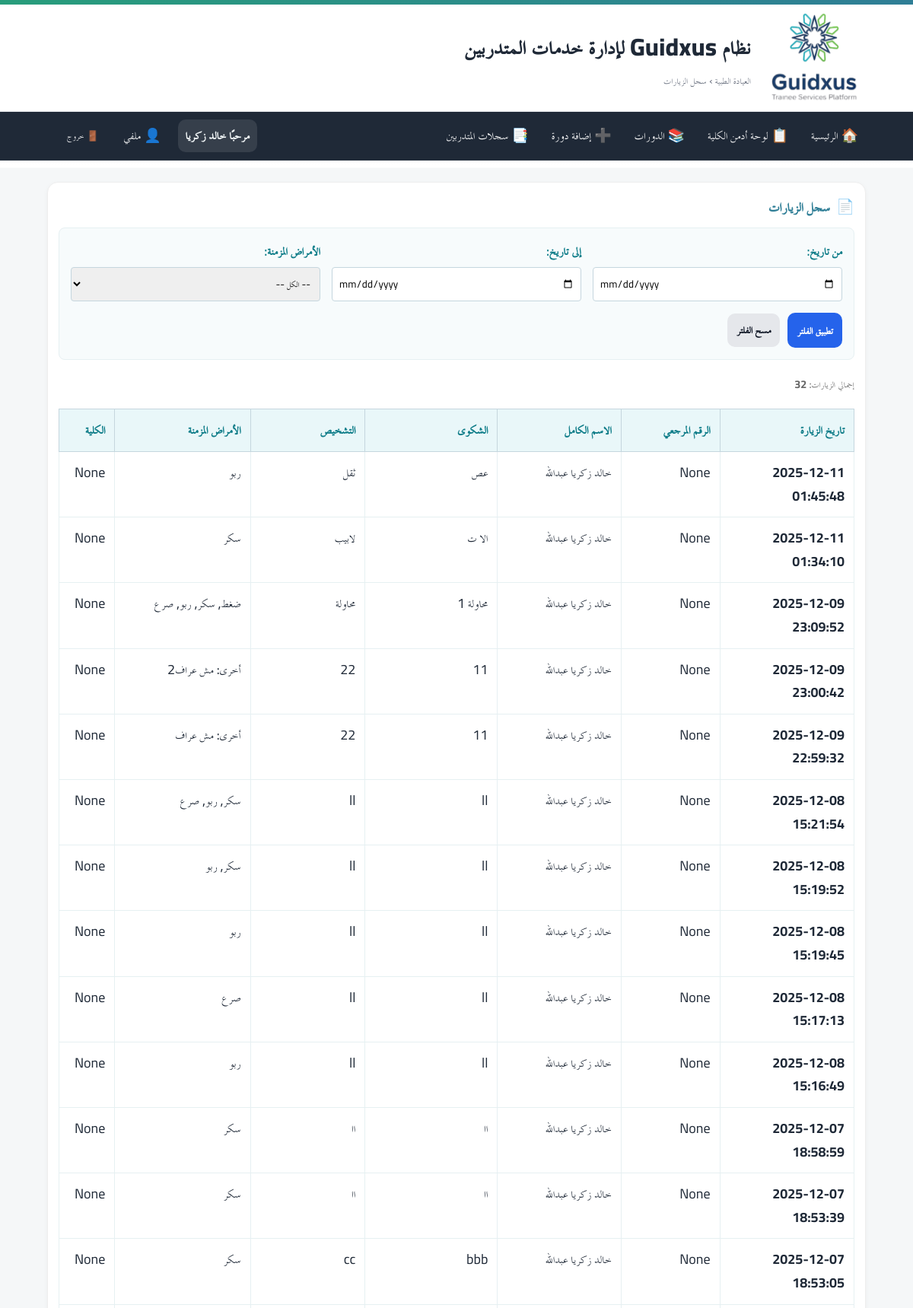
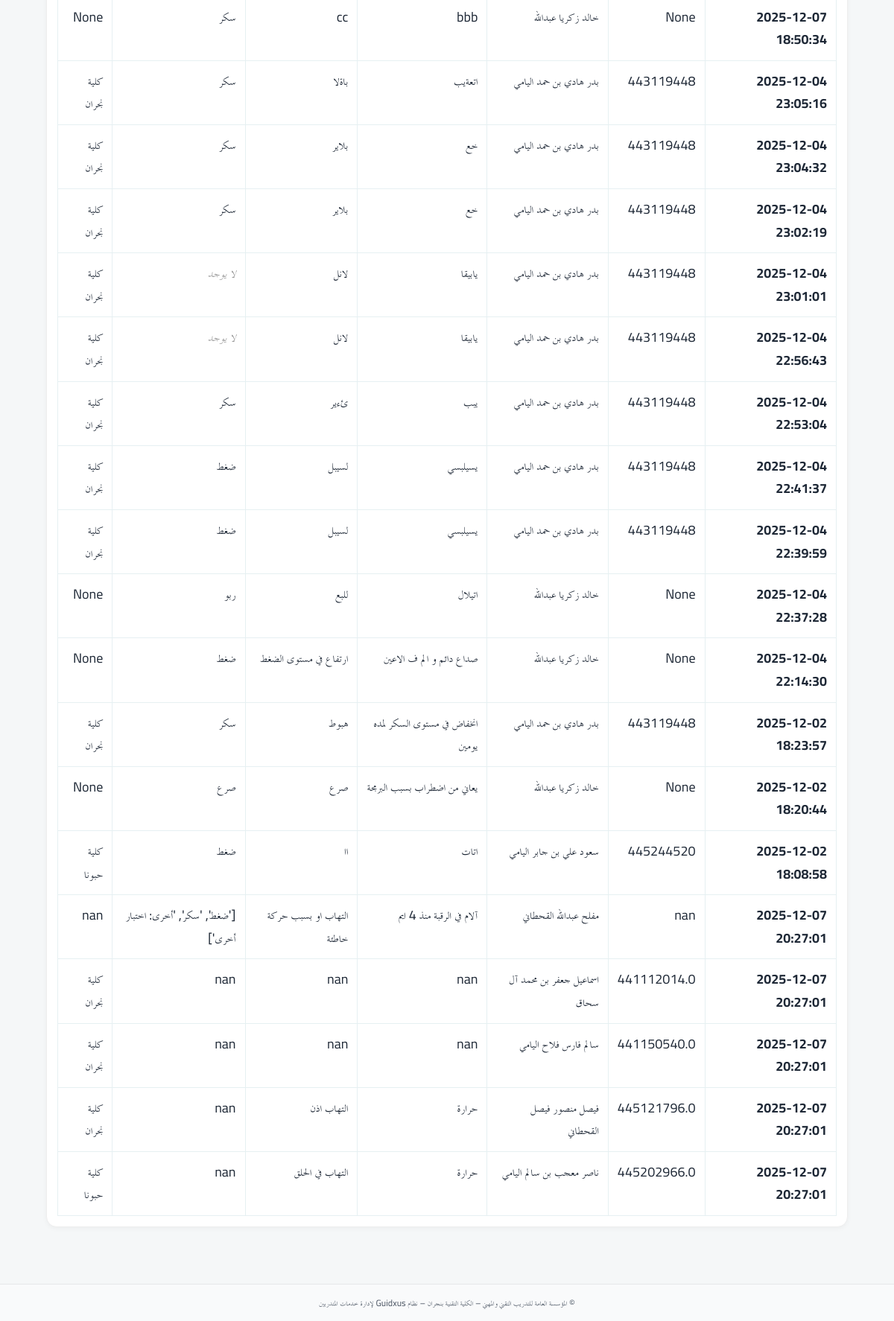
Page /clinic/visits (signed in) on the committed database (2 pictures, top to bottom).
### app/models.py (models this page shows)
class User(Base):
    __tablename__ = "users"
    id = Column(Integer, primary_key=True, autoincrement=True)
    full_name = Column(String(255), nullable=False)
    username = Column(String(100), unique=True, nullable=False, index=True)
    password_hash = Column(String(255), nullable=False)
    is_admin = Column(Boolean, default=False, nullable=False)   # سوبر أدمن (صلاحيات كاملة)
    is_college_admin = Column(Boolean, default=False, nullable=False)  # أدمن كلية (صلاحيات في نطاق كلية واحدة)
    college_admin_college = Column(String(255), nullable=True)  # الكلية التي يديرها أدمن الكلية
    is_hod = Column(Boolean, default=False, nullable=False)      # رئيس قسم؟
    is_doc = Column(Boolean, default=False, nullable=False)      # 👈 طبيب الكلية (جديد)
    doctor_college = Column(String(255), nullable=True)          # الكلية التي يعمل فيها الطبيب
    hod_college = Column(String(255), nullable=True)             # كلية رئيس القسم (إن وُجد)
    is_active = Column(Boolean, default=True, nullable=False)
    must_change_password = Column(Boolean, default=True, nullable=False)  # يجب تغيير كلمة المرور عند أول دخول
    created_at = Column(DateTime, server_default=func.now(), nullable=False)
    updated_at = Column(DateTime, onupdate=func.now())
    headed_departments = relationship(
        "Department",
        back_populates="head_user",
        foreign_keys="Department.head_user_id",
        lazy="selectin",
    )
    login_logs = relationship(
        "LoginLog",
        back_populates="user",
        cascade="all, delete-orphan",
        passive_deletes=True,
        lazy="selectin",
    )

### tables this page shows
CREATE TABLE clinic_patients (
        id INTEGER PRIMARY KEY AUTOINCREMENT,
        record_kind TEXT NOT NULL DEFAULT 'patient',
        patient_type TEXT,
        trainee_no TEXT,
        full_name TEXT,
        national_id TEXT,
        mobile TEXT,
        major TEXT,
        college TEXT,
        birth_date TEXT,
        department TEXT,
        gender TEXT,
        address TEXT,
        email TEXT,
        visit_date TEXT,
        visit_reason TEXT,
        diagnosis TEXT,
        treatment TEXT,
        notes TEXT,
        created_at TIMESTAMP DEFAULT CURRENT_TIMESTAMP,
        created_by INTEGER,
        updated_at TIMESTAMP,
        visit_at TIMESTAMP,
        employee_no TEXT,
        temp_c REAL,
        bp_systolic INTEGER,
        bp_diastolic INTEGER,
        pulse_bpm INTEGER,
        resp_rpm INTEGER,
        weight_kg REAL,
        height_cm REAL,
        bmi REAL,
        glucose_mg REAL,
        o2_sat INTEGER,
        chronic_json TEXT,
        complaint TEXT,
        recommendation TEXT,
        rec_detail TEXT,
        rest_days INTEGER,
        rec_json TEXT,
        rx_json TEXT
    );

### app/routers/clinic.py (the view)
@router.get("/visits")
def visits_list(
    request: Request,
    user=Depends(require_doc),
    db: Session = Depends(get_db),
    start_date: str = Query(None, description="Start date for filtering"),
    end_date: str = Query(None, description="End date for filtering"),
    chronic_disease: str = Query(None, description="Chronic disease filter"),
):
    visits = []
    query = """
        SELECT
            id,
            trainee_no,
            full_name,
            record_kind,
            college,
            complaint,
            diagnosis,
            created_at,
            visit_at,
            chronic_json
        FROM clinic_patients
        WHERE record_kind = 'visit'
    """
    params = {}
    if start_date:
        try:
            from datetime import datetime
            datetime.strptime(start_date, '%Y-%m-%d')
            query += " AND visit_at >= :start_date"
            params["start_date"] = start_date
        except ValueError:
            pass
    if end_date:
        try:
            from datetime import datetime
            datetime.strptime(end_date, '%Y-%m-%d')
            query += " AND visit_at <= :end_date"
            params["end_date"] = end_date + " 23:59:59"  # لتضمين اليوم بالكامل
        except ValueError:
            pass
    if chronic_disease:
        query += " AND chronic_json LIKE :chronic_disease"
        params["chronic_disease"] = f"%{chronic_disease}%"
    query += " ORDER BY visit_at DESC NULLS LAST, created_at DESC"
    try:
        all_patients = db.execute(text(query), params).fetchall()
        for row in all_patients:
            chronic_data = row[9]
            print(f"=== CHRONIC DISEASE DEBUG ===")
            print(f"Row ID: {row[0]}, Name: {row[2]}")
            print(f"Raw chronic_data: {repr(chronic_data)}")
            print(f"Type: {type(chronic_data)}")
            if isinstance(chronic_data, str) and chronic_data.strip():
                try:
                    parsed_data = json.loads(chronic_data)
                    print(f"Parsed successfully: {repr(parsed_data)}")
                    chronic_data = parsed_data
                except (json.JSONDecodeError, Exception) as e:
                    print(f"Failed to parse JSON: {e}")
            elif chronic_data is None:
                print("chronic_data is None")
            elif chronic_data == '':
                print("chronic_data is empty string")
            else:
                print(f"chronic_data is already processed: {repr(chronic_data)}")
            print("===========================")
            visits.append({
                "id": row[0],
                "trainee_no": row[1],
                "full_name": row[2],
                "record_kind": row[3],
                "college": row[4],
                "complaint": row[5],
                "diagnosis": row[6],
                "created_at": row[7],
                "visit_at": row[8],
                "chronic_json": chronic_data,  # بيانات الأمراض المزمنة المعالجة
                "source": "database"
            })
    except Exception as e:
        print(f"خطأ في جلب البيانات من clinic_patients: {e}")
    return templates.TemplateResponse(
        "clinic/visits_list.html",
        {
            "request": request,
            "visits": visits,
            "user": user,
            "start_date": start_date,
            "end_date": end_date,
            "chronic_disease": chronic_disease,
        }
    )

### app/templates/clinic/visits_list.html (shortened to what this page needs)
{% extends "base.html" %}
{% block breadcrumb %}العيادة الطبية › سجل الزيارات{% endblock %}
{% block content %}
<div class="card">
  <div class="card-head"><span class="card-icon">📄</span><h3>سجل الزيارات</h3></div>
  <form method="get" action="/clinic/visits" class="filters-form">
    <div class="filters-grid">
      <div class="filter-group">
        <label>من تاريخ:</label>
        <input type="date" name="start_date" value="{{ start_date or '' }}">
      </div>
      <div class="filter-group">
        <label>إلى تاريخ:</label>
        <input type="date" name="end_date" value="{{ end_date or '' }}">
      </div>
      <div class="filter-group">
        <label>الأمراض المزمنة:</label>
        <select name="chronic_disease">
          <option value="">-- الكل --</option>
        </select>
      </div>
    </div>
    <div class="filter-actions">
      <button type="submit" class="btn btn-primary">تطبيق الفلتر</button>
      <a href="/clinic/visits" class="btn btn-secondary">مسح الفلتر</a>
    </div>
  </form>
  {% if visits %}
    <div class="results-count">
      إجمالي الزيارات: <strong>{{ visits|length }}</strong>
    </div>
    <table class="visits-table">
      <thead>
        <tr>
          <th>تاريخ الزيارة</th>
          <th>الرقم المرجعي</th>
          <th>الاسم الكامل</th>
          <th>الشكوى</th>
          <th>التشخيص</th>
          <th>الأمراض المزمنة</th>
          <th>الكلية</th>
        </tr>
      </thead>
      <tbody>
        {% for visit in visits %}
        <tr>
          <td><strong>{{ visit.visit_at or visit.created_at }}</strong></td>
          <td>{{ visit.trainee_no }}</td>
          <td>{{ visit.full_name }}</td>
          <td>{{ visit.complaint }}</td>
          <td>{{ visit.diagnosis }}</td>
          <td class="chronic-diseases">
            {% if visit.chronic_json %}
              {% if visit.chronic_json is iterable and visit.chronic_json is not string %}
                {{ visit.chronic_json|join(", ") }}
              {% else %}
                {{ visit.chronic_json }}
              {% endif %}
            {% else %}
              <span class="no-chronic">لا يوجد</span>
            {% endif %}
          </td>
          <td>{{ visit.college }}</td>
        </tr>
        {% endfor %}
      </tbody>
    </table>
  {% else %}
    <div class="no-results">
      <p>❌ لا توجد زيارات حتى الآن</p>
    </div>
  {% endif %}
</div>
{% endblock %}

### app/templates/base.html (shortened to what this page needs)
<!doctype html>
<html lang="ar" dir="rtl">
<head>
  <link rel="stylesheet" href="/static/css/app.css">
  <link rel="stylesheet" href="/static/css/custom.css">
</head>
<body>
  <header class="site-header">
    <div class="topband"></div>
    <div class="header-inner">
      {% if ui_logo_url %}
        <img src="{{ ui_logo_url }}" alt="{{ app_name or 'Logo' }}" class="logo">
      {% else %}
        <img src="/static/images/favicon.ico" alt="{{ app_name or 'Logo' }}" class="logo">
      {% endif %}
      <div class="titles">
        <h1 class="site-title">نظام Guidxus لإدارة خدمات المتدربين</h1>
        <div class="breadcrumb">{% block breadcrumb %}{% endblock %}</div>
      </div>
    </div>
  </header>
  <nav class="main-nav">
    <div class="nav-inner">
      <a href="/">🏠 الرئيسية</a>
      {% set cu = request.session.get('user') %}
      {% set display_name = (cu.get('full_name') if cu and cu.get('full_name') else (cu.get('username') if cu and cu.get('username') else 'مستخدم')) %}
      {% if cu %}
        {% if cu.get('is_college_admin') %}
          <a href="/admin/">📋 لوحة أدمن الكلية</a>
          <a href="/hod/courses">📚 الدورات</a>
          <a href="/hod/courses/new">➕ إضافة دورة</a>
          <a href="/hod/skills-record">📑 سجلات المتدربين</a>
        {% endif %}
        <div class="navbar-right">
          <span class="greeting">مرحبًا {{ display_name }}</span>
          <a href="/profile/" class="btn-link" title="ملفي الشخصي">👤 ملفي</a>
          <form method="post" action="/auth/logout" style="margin:0;">
            <button class="btn-link btn-logout" title="تسجيل الخروج">🚪 خروج</button>
          </form>
        </div>
      {% else %}
        <div class="nav-spacer"></div>
        <a href="/auth/login">🔐 تسجيل الدخول</a>
      {% endif %}
    </div>
  </nav>
  <main class="container">
    {% block content %}{% endblock %}
  </main>
  <footer class="site-footer">
    <div class="container">
      <small>
        {{ ui_footer or "© المؤسسة العامة للتدريب التقني والمهني – الكلية التقنية بنجران – نظام Guidxus لإدارة خدمات المتدربين" }}
      </small>
    </div>
  </footer>
</body>
</html>

### app/static/css/app.css (style rules this page uses)
:root { --tvtc-green-1:#7EC6A4; --tvtc-green-2:#289D7B; --tvtc-blue-1:#6BB6C8; --tvtc-blue-2:#2F7E96; --tvtc-gray-1:#F5F7F8; --tvtc-gray-2:#E5E7EA; --tvtc-gray-3:#6B7280; --tvtc-black:#1F2937; --tvtc-ivory:#FAFAF7; }
* { box-sizing:border-box; font-family:"Cairo","TraditionalArabicCustom","MajallaCustom","Noto Kufi Arabic","Segoe UI",Arial,sans-serif; }
body { margin:0; background:linear-gradient(180deg,var(--tvtc-ivory),#fff 220px,var(--tvtc-gray-1) 221px); color:var(--tvtc-black); font-size:18px; line-height:1.7; }
.container { max-width:1100px; margin-inline:auto; padding:16px; }
.site-header { background:#fff; border-bottom:1px solid var(--tvtc-gray-2); }
.header-inner { display:flex; align-items:center; gap:16px; padding-block:12px; }
.logo { height:56px; width:auto; filter: drop-shadow(0 1px 0 rgba(0,0,0,.05)); }
.site-title { margin:0; color:var(--tvtc-blue-2); font-weight:700; letter-spacing:.3px; }
.breadcrumb { color:var(--tvtc-gray-3); font-size:.9rem; }
.topband { height:6px; background:linear-gradient(90deg,var(--tvtc-green-2),var(--tvtc-blue-2)); }
.site-footer { margin-top:40px; background:#fff; border-top:1px solid var(--tvtc-gray-2); padding:16px; color:var(--tvtc-gray-3); text-align:center; }
.card { background:#fff; border:1px solid var(--tvtc-gray-2); border-radius:12px; padding:16px; margin-block:12px; box-shadow:0 2px 6px rgba(0,0,0,.04); }
.card-head { display:flex; align-items:center; gap:10px; margin-bottom:8px; }
.card-head h3 { margin:0; font-weight:800; color:var(--tvtc-blue-2); }
.card-icon { font-size:1.1rem; opacity:.9; }
.btn { display:inline-block; padding:12px 18px; border-radius:10px; border:1px solid transparent; text-decoration:none; font-weight:800; font-size:1rem; cursor:pointer; }
.btn-primary { background:var(--tvtc-blue-2); color:#fff; }
.btn-secondary { background:#fff; color:var(--tvtc-blue-2); border-color:var(--tvtc-blue-2); }
.main-nav { background: #1f2937; color: #fff; border-bottom: 1px solid rgba(255,255,255,.06); }
.main-nav .nav-inner { display: flex; gap: 10px; align-items: center; padding: 10px 12px; max-width: 1100px; margin: 0 auto; }
.main-nav a { color:#fff; text-decoration:none; padding:6px 10px; border-radius:8px; }
.main-nav form { margin-inline-start: auto; }
.btn-link { background: transparent; color: #fff; border: 0; cursor: pointer; padding: 6px 10px; border-radius: 8px; }

### app/static/css/custom.css (style rules this page uses)
.nav-inner a { display: inline-flex; align-items: center; gap: 6px; color: #fff; text-decoration: none; padding: 6px 10px; border-radius: 8px; }
.nav-inner .btn-link { display: inline-flex; align-items: center; gap: 6px; background: transparent; color: #fff; border: 0; cursor: pointer; padding: 6px 10px; border-radius: 8px; }
.navbar-right { display: flex; align-items: center; gap: 12px; }
.greeting { font-weight: 700; color: #f0f5f6; background: rgba(255, 255, 255, 0.10); padding: 6px 10px; border-radius: 10px; }
.btn-logout { margin-left: 40px; }
.btn-logout { margin-left: 16px; }
.card { background: #fff; border: 1px solid #eee; border-radius: 14px; padding: 14px; margin-bottom: 12px; }
.card-head { display: flex; align-items: center; gap: 8px; margin-bottom: 10px; }
.card-icon { font-size: 1.2rem; }
.btn { padding: 8px 12px; border-radius: 10px; border: 0; cursor: pointer; }
.btn-primary { background: #2563eb; color: #fff; }
.btn-secondary { background: #e5e7eb; color: #111827; }
.site-footer { background: #f9fafb; padding: 12px 0; text-align: center; font-size: .9rem; color: #4b5563; }

### rows in the picture
User: full_name "خالد زكريا"
clinic_patients: visit_at "2025-12-11 01:45:48", trainee_no "None", full_name "خالد زكريا عبدالله", complaint "عص", diagnosis "ثقل", chronic_json "ربو", college "None"
clinic_patients: visit_at "2025-12-11 01:34:10", trainee_no "None", full_name "خالد زكريا عبدالله", complaint "الا ت", diagnosis "لابيب", chronic_json "سكر", college "None"
clinic_patients: visit_at "2025-12-09 23:09:52", trainee_no "None", full_name "خالد زكريا عبدالله", complaint "محاولة 1", diagnosis "محاولة", chronic_json "ضغط, سكر, ربو, صرع", college "None"
clinic_patients: visit_at "2025-12-09 23:00:42", trainee_no "None", full_name "خالد زكريا عبدالله", complaint "11", diagnosis "22", chronic_json "أخرى: مش عراف2", college "None"
clinic_patients: visit_at "2025-12-09 22:59:32", trainee_no "None", full_name "خالد زكريا عبدالله", complaint "11", diagnosis "22", chronic_json "أخرى: مش عراف", college "None"
clinic_patients: visit_at "2025-12-08 15:21:54", trainee_no "None", full_name "خالد زكريا عبدالله", complaint "ll", diagnosis "ll", chronic_json "سكر, ربو, صرع", college "None"
clinic_patients: visit_at "2025-12-08 15:19:52", trainee_no "None", full_name "خالد زكريا عبدالله", complaint "ll", diagnosis "ll", chronic_json "سكر, ربو", college "None"
clinic_patients: visit_at "2025-12-08 15:19:45", trainee_no "None", full_name "خالد زكريا عبدالله", complaint "ll", diagnosis "ll", chronic_json "ربو", college "None"
clinic_patients: visit_at "2025-12-08 15:17:13", trainee_no "None", full_name "خالد زكريا عبدالله", complaint "ll", diagnosis "ll", chronic_json "صرع", college "None"
clinic_patients: visit_at "2025-12-08 15:16:49", trainee_no "None", full_name "خالد زكريا عبدالله", complaint "ll", diagnosis "ll", chronic_json "ربو", college "None"
clinic_patients: visit_at "2025-12-07 18:58:59", trainee_no "None", full_name "خالد زكريا عبدالله", complaint "اا", diagnosis "اا", chronic_json "سكر", college "None"
clinic_patients: visit_at "2025-12-07 18:53:39", trainee_no "None", full_name "خالد زكريا عبدالله", complaint "اا", diagnosis "اا", chronic_json "سكر", college "None"
clinic_patients: visit_at "2025-12-07 18:53:05", trainee_no "None", full_name "خالد زكريا عبدالله", complaint "bbb", diagnosis "cc", chronic_json "سكر", college "None"
clinic_patients: visit_at "2025-12-07 18:50:34", trainee_no "None", full_name "خالد زكريا عبدالله", complaint "bbb", diagnosis "cc", chronic_json "سكر", college "None"
clinic_patients: visit_at "2025-12-04 23:05:16", trainee_no "443119448", full_name "بدر هادي بن حمد اليامي", complaint "اتعةيب", diagnosis "باةلا", chronic_json "سكر", college "كلية نجران"
clinic_patients: visit_at "2025-12-04 23:04:32", trainee_no "443119448", full_name "بدر هادي بن حمد اليامي", complaint "خع", diagnosis "بلاير", chronic_json "سكر", college "كلية نجران"
clinic_patients: visit_at "2025-12-04 23:02:19", trainee_no "443119448", full_name "بدر هادي بن حمد اليامي", complaint "خع", diagnosis "بلاير", chronic_json "سكر", college "كلية نجران"
clinic_patients: visit_at "2025-12-04 23:01:01", trainee_no "443119448", full_name "بدر هادي بن حمد اليامي", complaint "يابيقا", diagnosis "لانل", shows "لا يوجد", college "كلية نجران"
clinic_patients: visit_at "2025-12-04 22:56:43", trainee_no "443119448", full_name "بدر هادي بن حمد اليامي", complaint "يابيقا", diagnosis "لانل", shows "لا يوجد", college "كلية نجران"
clinic_patients: visit_at "2025-12-04 22:53:04", trainee_no "443119448", full_name "بدر هادي بن حمد اليامي", complaint "يبب", diagnosis "ئءير", chronic_json "سكر", college "كلية نجران"
clinic_patients: visit_at "2025-12-04 22:41:37", trainee_no "443119448", full_name "بدر هادي بن حمد اليامي", complaint "يسيلبسي", diagnosis "لسيبل", chronic_json "ضغط", college "كلية نجران"
clinic_patients: visit_at "2025-12-04 22:39:59", trainee_no "443119448", full_name "بدر هادي بن حمد اليامي", complaint "يسيلبسي", diagnosis "لسيبل", chronic_json "ضغط", college "كلية نجران"
clinic_patients: visit_at "2025-12-04 22:37:28", trainee_no "None", full_name "خالد زكريا عبدالله", complaint "اتيلال", diagnosis "للبع", chronic_json "ربو", college "None"
clinic_patients: visit_at "2025-12-04 22:14:30", trainee_no "None", full_name "خالد زكريا عبدالله", complaint "صداع دائم و الم ف الاعين", diagnosis "ارتفاع في مستوى الضغط", chronic_json "ضغط", college "None"
clinic_patients: visit_at "2025-12-02 18:23:57", trainee_no "443119448", full_name "بدر هادي بن حمد اليامي", complaint "انخفاض في مستوى السكر لمده يومين", diagnosis "هبوط", chronic_json "سكر", college "كلية نجران"
clinic_patients: visit_at "2025-12-02 18:20:44", trainee_no "None", full_name "خالد زكريا عبدالله", complaint "يعاني من اضطراب بسبب البرمجة", diagnosis "صرع", chronic_json "صرع", college "None"
clinic_patients: visit_at "2025-12-02 18:08:58", trainee_no "445244520", full_name "سعود علي بن جابر اليامي", complaint "اتات", diagnosis "اا", chronic_json "ضغط", college "كلية حبونا"
clinic_patients: created_at "2025-12-07 20:27:01", trainee_no "nan", full_name "مفلح عبدالله القحطاني", complaint "آلام في الرقبة منذ 4 ايم", diagnosis "التهاب او بسبب حركة خاطئة", chronic_json "['ضغط', 'سكر', 'أخرى: اختبار أخرى']", college "nan"
clinic_patients: created_at "2025-12-07 20:27:01", trainee_no "441112014.0", full_name "اسماعيل جعفر بن محمد آل سحاق", complaint "nan", diagnosis "nan", chronic_json "nan", college "كلية نجران"
clinic_patients: created_at "2025-12-07 20:27:01", trainee_no "441150540.0", full_name "سالم فارس فلاح اليامي", complaint "nan", diagnosis "nan", chronic_json "nan", college "كلية نجران"
clinic_patients: created_at "2025-12-07 20:27:01", trainee_no "445121796.0", full_name "فيصل منصور فيصل القحطاني", complaint "حرارة", diagnosis "التهاب اذن", chronic_json "nan", college "كلية نجران"
clinic_patients: created_at "2025-12-07 20:27:01", trainee_no "445202966.0", full_name "ناصر معجب بن سالم اليامي", complaint "حرارة", diagnosis "التهاب في الحلق", chronic_json "nan", college "كلية حبونا"

### other values in the picture
{{ visits|length }} "32"
